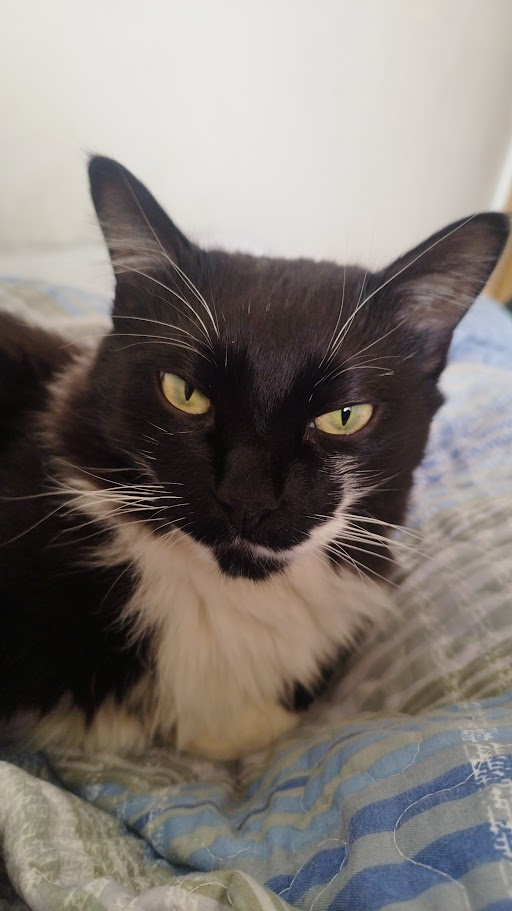
#> input picture T4/input/cat.png, 512 x 911 px, given in place of input.png, which was not available
$ python t4_transform.py
#> lines starting #> are read from the running program, lines starting #| are printed output that depends on the picture; pictures that were not available may be replaced by others from this repository, and a replacement may not be noted
#> the answer given: input
#> the answer given: out.png
#> in main, img is the input picture: shape (911, 512, 3); mean B, G, R 116.9, 122.1, 129
#> the answer given: 1
#> the answer given: 3
#> the answer given: 3
import cv2
import numpy as np


# [8 lines left out: function scale_image_inverse_mapping, not called in this run]


def rotate_image(img, angle, interpol_func):
#> called with angle = 3
    (h, w) = img.shape[:2]
#> h = 911; w = 512
    angle_rad = np.deg2rad(angle)
    cos_a = np.cos(angle_rad)
    sin_a = np.sin(angle_rad)

    new_h = int(abs(h * cos_a) + abs(w * sin_a))
#> new_h = 936
    new_w = int(abs(h * sin_a) + abs(w * cos_a))
#> new_w = 558
    Y, X = np.meshgrid(np.arange(new_h), np.arange(new_w), indexing='ij')

    old_center = np.array([w // 2, h // 2])
#> old_center = [256, 455]
    new_center = np.array([new_w // 2, new_h // 2])
#> new_center = [279, 468]

    dx = new_center[0] - old_center[0] * cos_a + old_center[1] * sin_a
#> dx = 47.16
    dy = new_center[1] - old_center[0] * sin_a - old_center[1] * cos_a
#> dy = 0.226

    orig_x = cos_a*X + sin_a*Y + (-dx*cos_a - dy*sin_a)
    orig_y = -sin_a*X + cos_a*Y + (sin_a*dx - cos_a*dy)

    # Pixels that should remain black
    x_out_of_bounds = (orig_x < 0) | (orig_x >= img.shape[1])
    y_out_of_bounds = (orig_y < 0) | (orig_y >= img.shape[0])

    # Apply the mask to assign black (zero) values to out-of-bounds indices
    new_img = np.round(interpol_func(img, orig_x, orig_y)).astype(int)
    new_img[x_out_of_bounds | y_out_of_bounds] = 0
    return new_img


# x and y are 2D arrays with same shape = img.shape
# they store the original index of the pixel ij in the image
# x[0, 0] = 3 => pixel 0,0 in new image has coord x=3 in old image
# [20 lines left out: functions closest_neighbour_interpolation, bilinear_interpolation, not called in this run]


def R(S):
  return (P(S+2) - 4*P(S+1) + 6*P(S) - 4*P(S-1)) / 6


def P(X):
    X[X < 0] = 0
    return X ** 3


def bicubic_interpolation(img, x, y):
    dx = x - np.floor(x)
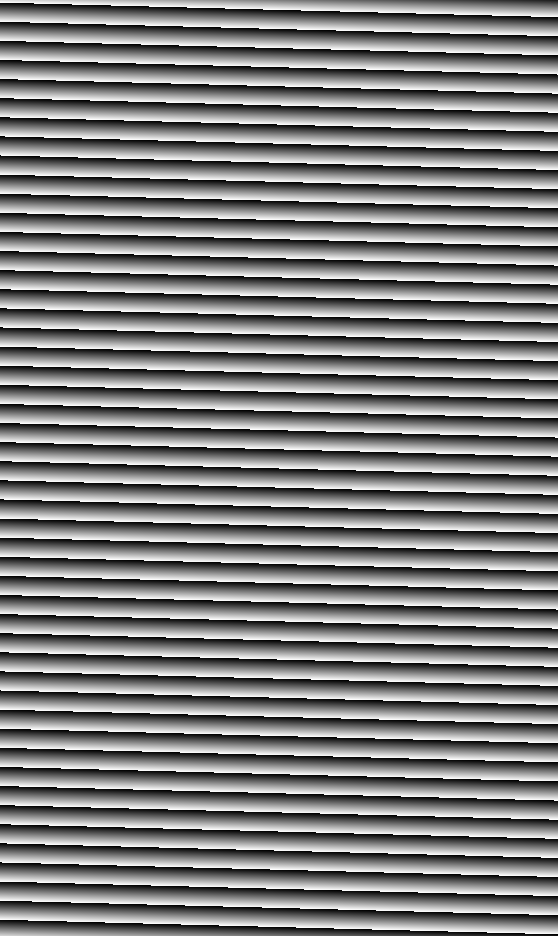
#> dx: shape (936, 558) float64; min 2.57e-06, max 1, mean 0.5
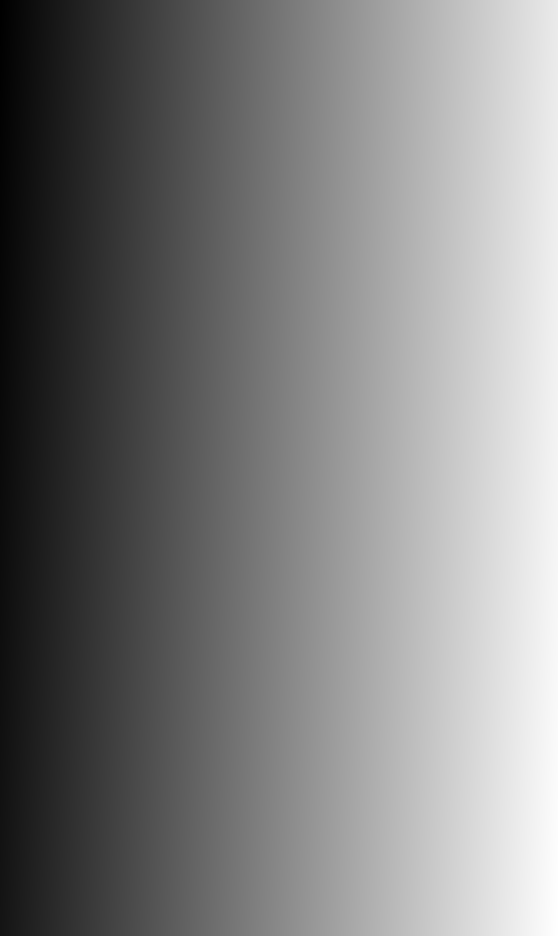
#> x: shape (936, 558) float64; min -47.11, max 558.1, mean 255.5; drawn with min black and max white
    dy = y - np.floor(y)
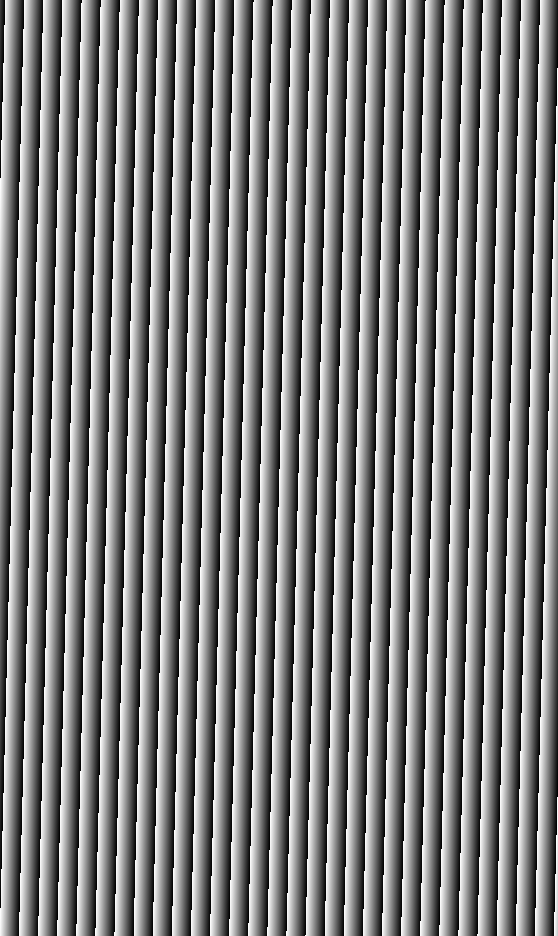
#> dy: shape (936, 558) float64; min 0, max 1, mean 0.5
    x = np.floor(x).astype(int)
    y = np.floor(y).astype(int)
    x = np.clip(x, 1, img.shape[1] - 3)
    y = np.clip(y, 1, img.shape[0] - 3)
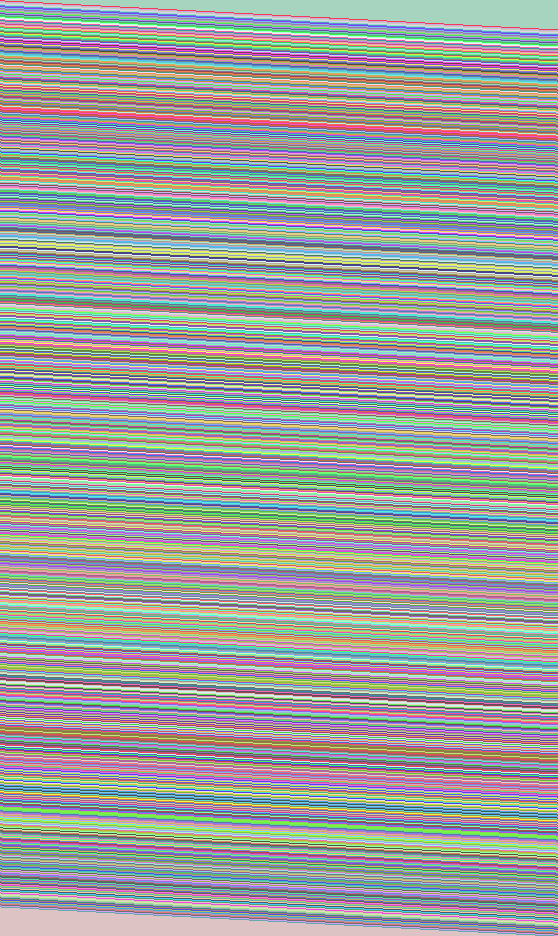
#> y: shape (936, 558) int64; 908 distinct labels, from 1 to 908; one colour per label, 0 black

    # 16 neighbours
    Qi = [img[y+n, x+m] * R(m-dx)[..., np.newaxis] * R(dy-n)[..., np.newaxis] for m in range(-1, 3) for n in range(-1, 3)]
#> in P, `X[X < 0] = 0`:
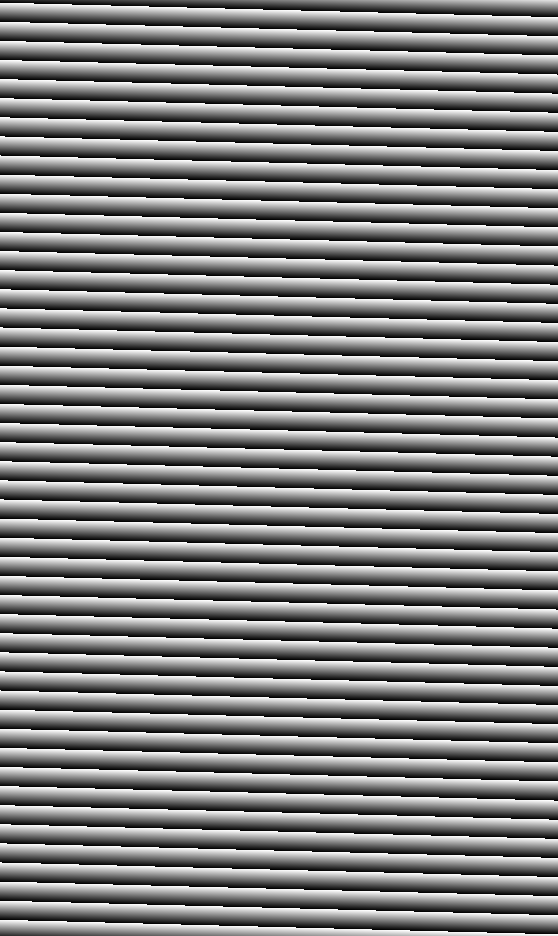
#> X: shape (936, 558) float64; min 2.84e-14, max 1, mean 0.5
#> in P (call 2), `X[X < 0] = 0`: X: shape (936, 558) float64; every value is 0
#> in R (call 25), `return (P(S+2) - 4*P(S+1) + 6*P(S) - 4*P(S-1)) / 6`:
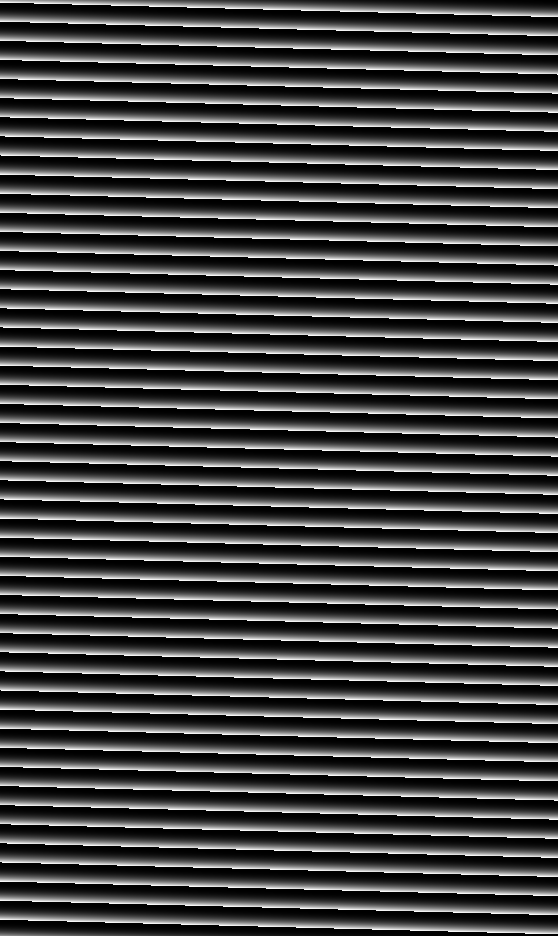
#> returned value: shape (936, 558) float64; min 2.22e-16, max 0.167, mean 0.0417; drawn with min black and max white
#> Qi = 16 items
    return np.sum(Qi, axis=0)
#> returned value: shape (936, 558, 3) float64


# [41 lines left out: functions L, lagrange_interpolation, not called in this run]


def choose_interpol_method():
  print('Escolha um método de interpolação:')
  print('1) Vizinho mais próximo')
  print('2) Bilinear')
  print('3) Bicúbica')
  print('4) Polinômios de Lagrange')
  method = int(input())

  if method == 1:
    func = closest_neighbour_interpolation
  elif method == 2:
    func = bilinear_interpolation
  elif method == 3:
    func = bicubic_interpolation
  elif method == 4:
    func = lagrange_interpolation
  else:
      raise SystemExit('Unrecognized option:', method)

  return func


# [12 lines left out: function choose_scale_factors, not called in this run]


def main():
  print('---- Bem vindo ao Image Transform! ----')

  inFilename = input('Digite o nome da imagem de entrada (deve estar na pasta input): ')
  outFilename = input('Digite o nome da imagem de saída (deixe em branco para usar nomeação default): ')

  print('O que você deseja fazer?')
  print('1) Girar imagem')
  print('2) Escalar imagem')

  img = cv2.imread(f'input/{inFilename}.png', cv2.IMREAD_COLOR)

  option = int(input())
  out_suffix = ''

  if option == 1:
    angle = float(input('Digite o ângulo de rotação desejado em graus: '))
    out_suffix = f'_rotated_{angle}'
    new_img = rotate_image(img, angle, choose_interpol_method())
#> in rotate_image, `new_img[x_out_of_bounds | y_out_of_bounds] = 0`:
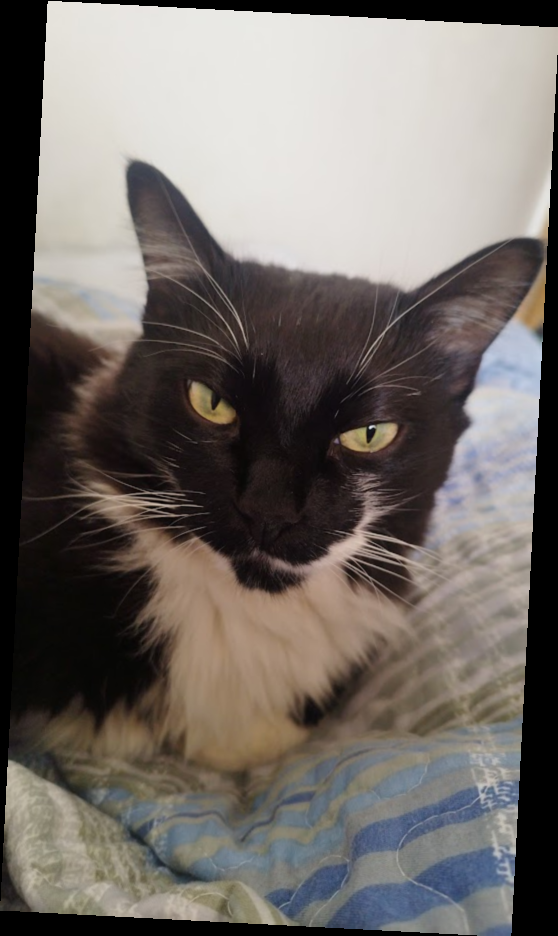
#> new_img: shape (936, 558, 3) int64; mean B, G, R 104.4, 109, 115.2
  elif option == 2:
    (h, w) = img.shape[:2]
    method = choose_interpol_method()
    new_img = scale_image_inverse_mapping(img, choose_scale_factors(h, w), method)
    (h, w) = new_img.shape[:2]
    out_suffix = f'_scaled_{w}_{h}_{method.__name__}'
  else:
    raise SystemExit('Unrecognized option:', option)

  if outFilename == "":
       outFilename = inFilename + out_suffix

  cv2.imwrite(f'output/{outFilename}.png', new_img)

if __name__ == '__main__':
    main()
